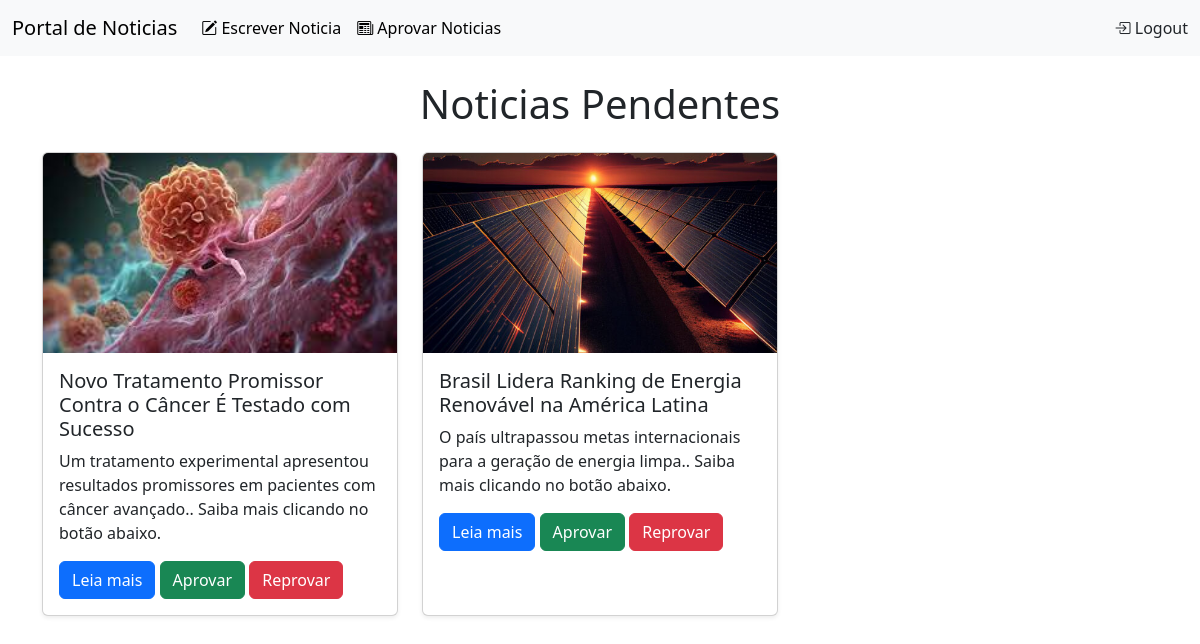
/paginas/approval-list.php (signed in), run on the app's committed database.
### tables this page shows
CREATE TABLE `noticias` (
  `id` int(4) NOT NULL,
  `titulo` varchar(255) NOT NULL,
  `descricao` varchar(255) NOT NULL,
  `corpo` text NOT NULL,
  `imagem` varchar(255) DEFAULT NULL,
  `publicacao` date NOT NULL,
  `aprovado` tinyint(1) NOT NULL
);

### paginas/approval-list.php (the view, shortened to what this page needs)
<!DOCTYPE html>
<html lang="pt-br">
<head>
    <link href="https://cdn.jsdelivr.net/npm/bootstrap@5.3.3/dist/css/bootstrap.min.css" rel="stylesheet"
>
    <link rel="stylesheet" href="https://cdn.jsdelivr.net/npm/bootstrap-icons@1.11.3/font/bootstrap-icons.min.css">
</head>
<body>
    <?php include 'header.php'; loadHeader()?>
    <?php include '../script/db_conn.php'; ?>
    <div class="container my-4">
        <h1 class="text-center mb-4">Noticias Pendentes</h1>
        <div class="row g-4">
        <?php
            $sql_query = $conn->query("SELECT * FROM noticias WHERE aprovado = 0");
            while ($noticia = $sql_query->fetch_assoc()) {
                echo "
                    <div class='col-md-6 col-lg-4'>
                        <div class='card shadow-sm h-100'>
                            <img src='..". $noticia['imagem'] ."' class='card-img-top' alt='Imagem da Notícia' style='width: 100%; height: 200px; object-fit: cover;'>
                            <div class='card-body'>
                                <h5 class='card-title'>" . $noticia['titulo'] . "</h5>
                                <p class='card-text'>" . $noticia['descricao'] . ". Saiba mais clicando no botão abaixo.</p>
                                <a href='/noticias-php/paginas/read.php/?id=". $noticia['id'] ."' class='btn btn-primary'>Leia mais</a>
                                <a href='/noticias-php/script/approve.php/?id=". $noticia['id'] ."' class='btn btn-success'>Aprovar</a>
                                <a href='/noticias-php/script/delete.php/?id=". $noticia['id'] ."' class='btn btn-danger'>Reprovar</a>
                            </div>
                        </div>
                    </div>
                ";
            }
        ?>
    </div>
</body>
</html>

### data on the page
noticias: imagem (picture), titulo "Novo Tratamento Promissor Contra o Câncer É Testado com Sucesso", descricao "Um tratamento experimental apresentou resultados promissores em pacientes com câncer avançado."
noticias: imagem (picture), titulo "Brasil Lidera Ranking de Energia Renovável na América Latina", descricao "O país ultrapassou metas internacionais para a geração de energia limpa."
